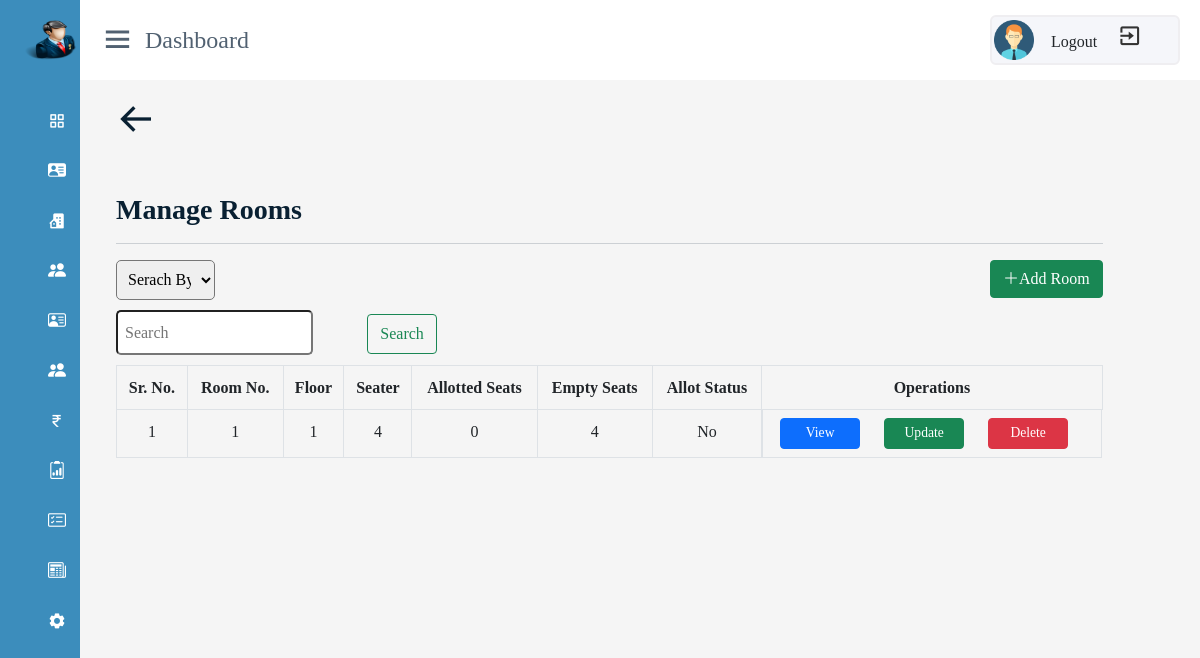
Screenshot of /admin/empty_room.php (signed in) with the database file from the repository.
### tables this page shows
CREATE TABLE `rooms` (
  `room_no` int(11) NOT NULL,
  `floor` int(11) NOT NULL,
  `seater` int(11) NOT NULL,
  `allot_seat` int(11) NOT NULL,
  `empty_seat` int(11) NOT NULL,
  `allot_status` varchar(255) DEFAULT 'No'
);

### admin/empty_room.php (the view, shortened to what this page needs)
<!DOCTYPE html>
<html lang="en">
<head>
    <link rel="stylesheet" href="./css/room_register.css">
</head>
<body>
<?php require('./includes/header.php')?>
<?php
if(@$_REQUEST['search']==null && @$_REQUEST['searchfield']==null )
{
    $search =null;
}
else
{
    $searchData = $_REQUEST['search'];
    $searchField = $_REQUEST['searchfield'];
     $search = " WHERE $searchField like '%$searchData%'";
}
?>
<div class="container-fluid">
    <div class="row">
        <div class="col-lg-11 col-12  p-0 ms-3 ">
    <div class="home-content align-items-center ">
    <a href="dashboard.php"><i class='bx bx-arrow-back' style="font-size:40px"></i></a>
    <h3 class="mt-5">Manage Rooms</h3>
    <hr>
     <div class="addroom">
     <button type="button" class="btn btn-success shadow-none mb-3 " data-bs-toggle="modal" data-bs-target="#addroom"><i class="bi bi-plus-lg"></i>Add Room</button>
      </div>
    <form action="" method="post">
    <select name="searchfield" class="select1" required>
        <option value="">Serach By</option>
    </select>
    <div class="search-group">
    <input type="text" name="search" class="searchbar" placeholder="Search">
    <button id="button1" class="btn btn-outline-success shadow-none" type="submit">Search</button>
   </div>
</form>
        <?php
        include('includes/db_config.php');
        $query = "SELECT * FROM rooms where allot_status='No'".$search;
        $result = mysqli_query($con, $query);
        if (!$result)
        {
            die("connection failed" . mysqli_error($con));
        }
        else{
            if(!$result)
                {
                    die("connection failed".mysqli_error($conn));
                }
                else
                {
                    echo <<<HTML
                            <div class="row">
                                <div class="table-responsive">
                                    <table class="table table-bordered  table-hover">
                                        <thead>
                                            <tr>
                                                <th class="text-center">Sr. No.</th>
                                                <th class="text-center">Room No.</th>
                                                <th class="text-center">Floor</th>
                                                <th class="text-center">Seater</th>
                                                <th class="text-center">Allotted Seats</th>
                                                <th class="text-center">Empty Seats</th>
                                                <th class="text-center">Allot Status</th>
                                                <th class="text-center col-4 crud">Operations</th>
                                            </tr>
                                        </thead>
                                        <tbody>
                            HTML;
                            $sr=1;
                            while($row=mysqli_fetch_assoc($result))
                            {
                                ?>
                            <tr>
                                <td class="text-center" data-label="Sr. No."><?php echo $sr?></td>
                                <td class="text-center" data-label="Room No."><?php echo $row['room_no']?></td>
                                <td class="text-center" data-label="Floor"><?php echo $row['floor']?></td>
                                <td class="text-center" data-label="Seater"><?php echo $row['seater']?></td>
                                <td class="text-center" data-label="Allotted Seats"><?php echo $row['allot_seat']?></td>
                                <td class="text-center" data-label="Empty Seats"><?php echo $row['empty_seat']?></td>
                                <td class="text-center" data-label="Allot Status"><?php echo $row['allot_status']?></td>
                                <td class="text-center" data-label="Operations">
                                    <div class="d-flex flex-wrap justify-content-center gap-2">
                                        <a href="viewroom.php?id=<?php echo $row['room_no']?>" class="btn btn-primary me-3 px-5" >View</a>
                                        <a href="updateroom.php?room_no=<?php echo $row['room_no']?>" class="btn btn-success me-3 px-5">Update</a>
                                        <a href="deleteroom.php?room_no=<?php echo $row['room_no']?>" onclick='return checkdelete()' class="btn btn-danger me-3 px-5">Delete</a>
                                    </div>
                                 </td>
                             </tr>
                            <?php
                            $sr++;
                            }
                }
        }
echo '</tbody>';
echo '</table>';
echo '</div>';
echo '</div>';
?>
<?php require('./includes/footer.php')?>
</body>
</html>

### admin/css/room_register.css (style rules this page uses)
* { padding: 0; margin: 0; box-sizing: border-box; }
body { background-color:white; }
.home-content { padding: 100px 20px 20px 20px; }

### admin/css/adminpanel.css (style rules this page uses)
* { margin:0; padding:0; box-sizing: border-box; font-family: 'Poppins',sans-serif; }
body { min-height: 100vh; width: 100%; }
.home-section .home-content { padding-top: 100px; }

### css/styel.css (style rules this page uses)
body { font-family: "Barlow",sans-serif; line-height: 1.7; color:#516171; }
h1,h2,h3,h4,h5,h6 { font-weight: 700 !important; color: #092032; }
a { color: #092032; text-decoration: none; transition: all 0.4s ease; font-weight: 800; }

### css/footer.css (style rules this page uses)
* { text-decoration: none; font-family: poppins; box-sizing: border-box; }
body { margin:0; background-image:linear-gradient(to bottom,white,white); }

### admin/empty_room.php (style rules this page uses)
.select1 { width: 10%; padding: 7px; position: relative; border-radius: 5px; height: 40px; margin-bottom: 20px; }
.searchbar { width: 20%; padding: 7px; position: relative; bottom: 10px; border-radius: 5px; text-decoration: none; outline: none; }
#button1 { position:relative; left: 50px; height: 40px; bottom: 10px; }
.addroom { float: right; }
@media (max-width: 1500px) { td[data-label="Operations"] { display: flex !important; flex-direction: row; justify-content: center; gap: 0.5rem; flex-wrap: wrap; text-align: center; padding: 0.5rem !important; min-width: 340px !important; } }
@media (max-width: 1500px) { td[data-label="Operations"] a { flex: 1 1 auto; min-width: 80px !important; font-size: 0.85rem; padding: 0.25rem 0.5rem !important; } }

### rows the page displays
rooms: room_no "1", floor "1", seater "4", allot_seat "0", empty_seat "4", allot_status "No"
